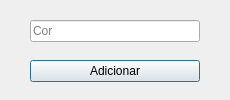
<?xml version="1.0" encoding="UTF-8"?>
<ui version="4.0">
 <class>CadastrarCor</class>
 <widget class="QDialog" name="CadastrarCor">
  <property name="geometry">
   <rect>
    <x>0</x>
    <y>0</y>
    <width>230</width>
    <height>100</height>
   </rect>
  </property>
  <property name="maximumSize">
   <size>
    <width>240</width>
    <height>100</height>
   </size>
  </property>
  <property name="windowTitle">
   <string>Cadastrar Cor</string>
  </property>
  <widget class="QPushButton" name="btnAddCor">
   <property name="geometry">
    <rect>
     <x>30</x>
     <y>60</y>
     <width>170</width>
     <height>22</height>
    </rect>
   </property>
   <property name="text">
    <string>Adicionar</string>
   </property>
  </widget>
  <widget class="QLineEdit" name="lineAddCor">
   <property name="geometry">
    <rect>
     <x>30</x>
     <y>20</y>
     <width>170</width>
     <height>22</height>
    </rect>
   </property>
   <property name="placeholderText">
    <string>Cor</string>
   </property>
  </widget>
 </widget>
 <resources/>
 <connections/>
</ui>
